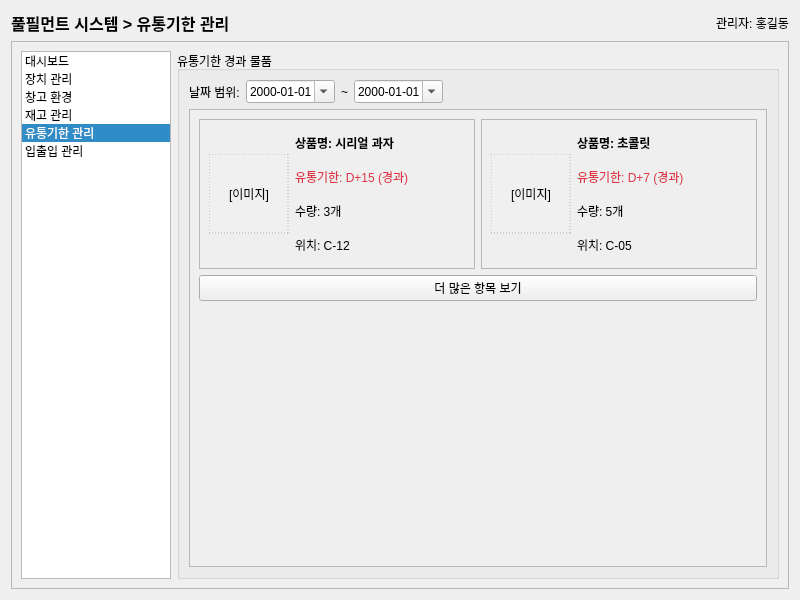
<?xml version="1.0" encoding="UTF-8"?>
<ui version="4.0">
 <class>ExpiryManagement</class>
 <widget class="QWidget" name="ExpiryManagement">
  <property name="geometry">
   <rect>
    <x>0</x>
    <y>0</y>
    <width>800</width>
    <height>600</height>
   </rect>
  </property>
  <property name="windowTitle">
   <string>풀필먼트 시스템 - 유통기한 관리</string>
  </property>
  <layout class="QVBoxLayout" name="verticalLayout">
   <item>
    <layout class="QHBoxLayout" name="headerLayout">
     <item>
      <widget class="QLabel" name="titleLabel">
       <property name="font">
        <font>
         <pointsize>12</pointsize>
         <bold>true</bold>
        </font>
       </property>
       <property name="text">
        <string>풀필먼트 시스템 > 유통기한 관리</string>
       </property>
      </widget>
     </item>
     <item>
      <spacer name="horizontalSpacer">
       <property name="orientation">
        <enum>Qt::Horizontal</enum>
       </property>
       <property name="sizeHint" stdset="0">
        <size>
         <width>40</width>
         <height>20</height>
        </size>
       </property>
      </spacer>
     </item>
     <item>
      <widget class="QLabel" name="adminLabel">
       <property name="text">
        <string>관리자: 홍길동</string>
       </property>
      </widget>
     </item>
    </layout>
   </item>
   <item>
    <widget class="QFrame" name="mainFrame">
     <property name="frameShape">
      <enum>QFrame::StyledPanel</enum>
     </property>
     <property name="frameShadow">
      <enum>QFrame::Raised</enum>
     </property>
     <layout class="QHBoxLayout" name="horizontalLayout">
      <item>
       <widget class="QListWidget" name="menuList">
        <property name="maximumSize">
         <size>
          <width>150</width>
          <height>16777215</height>
         </size>
        </property>
        <property name="currentRow">
         <number>4</number>
        </property>
        <item>
         <property name="text">
          <string>대시보드</string>
         </property>
        </item>
        <item>
         <property name="text">
          <string>장치 관리</string>
         </property>
        </item>
        <item>
         <property name="text">
          <string>창고 환경</string>
         </property>
        </item>
        <item>
         <property name="text">
          <string>재고 관리</string>
         </property>
        </item>
        <item>
         <property name="text">
          <string>유통기한 관리</string>
         </property>
        </item>
        <item>
         <property name="text">
          <string>입출입 관리</string>
         </property>
        </item>
       </widget>
      </item>
      <item>
       <layout class="QVBoxLayout" name="contentLayout">
        <item>
         <widget class="QGroupBox" name="expiredItemsGroup">
          <property name="title">
           <string>유통기한 경과 물품</string>
          </property>
          <layout class="QVBoxLayout" name="verticalLayout_2">
           <item>
            <layout class="QHBoxLayout" name="dateRangeLayout">
             <item>
              <widget class="QLabel" name="dateRangeLabel">
               <property name="text">
                <string>날짜 범위:</string>
               </property>
              </widget>
             </item>
             <item>
              <widget class="QDateEdit" name="startDateEdit">
               <property name="displayFormat">
                <string>yyyy-MM-dd</string>
               </property>
               <property name="calendarPopup">
                <bool>true</bool>
               </property>
              </widget>
             </item>
             <item>
              <widget class="QLabel" name="tildeLabel">
               <property name="text">
                <string>~</string>
               </property>
              </widget>
             </item>
             <item>
              <widget class="QDateEdit" name="endDateEdit">
               <property name="displayFormat">
                <string>yyyy-MM-dd</string>
               </property>
               <property name="calendarPopup">
                <bool>true</bool>
               </property>
              </widget>
             </item>
             <item>
              <spacer name="horizontalSpacer_2">
               <property name="orientation">
                <enum>Qt::Horizontal</enum>
               </property>
               <property name="sizeHint" stdset="0">
                <size>
                 <width>40</width>
                 <height>20</height>
                </size>
               </property>
              </spacer>
             </item>
            </layout>
           </item>
           <item>
            <widget class="QScrollArea" name="scrollArea">
             <property name="widgetResizable">
              <bool>true</bool>
             </property>
             <widget class="QWidget" name="scrollAreaWidgetContents">
              <property name="geometry">
               <rect>
                <x>0</x>
                <y>0</y>
                <width>598</width>
                <height>417</height>
               </rect>
              </property>
              <layout class="QVBoxLayout" name="verticalLayout_3">
               <item>
                <layout class="QHBoxLayout" name="productRow1">
                 <item>
                  <widget class="QFrame" name="productCard1">
                   <property name="minimumSize">
                    <size>
                     <width>0</width>
                     <height>150</height>
                    </size>
                   </property>
                   <property name="frameShape">
                    <enum>QFrame::StyledPanel</enum>
                   </property>
                   <property name="frameShadow">
                    <enum>QFrame::Raised</enum>
                   </property>
                   <layout class="QHBoxLayout" name="horizontalLayout_2">
                    <item>
                     <widget class="QLabel" name="productImage1">
                      <property name="minimumSize">
                       <size>
                        <width>80</width>
                        <height>80</height>
                       </size>
                      </property>
                      <property name="maximumSize">
                       <size>
                        <width>80</width>
                        <height>80</height>
                       </size>
                      </property>
                      <property name="styleSheet">
                       <string notr="true">background-color: #f0f0f0; border: 1px dashed #aaa;</string>
                      </property>
                      <property name="text">
                       <string>[이미지]</string>
                      </property>
                      <property name="alignment">
                       <set>Qt::AlignCenter</set>
                      </property>
                     </widget>
                    </item>
                    <item>
                     <layout class="QVBoxLayout" name="productInfo1">
                      <item>
                       <widget class="QLabel" name="productName1">
                        <property name="font">
                         <font>
                          <bold>true</bold>
                         </font>
                        </property>
                        <property name="text">
                         <string>상품명: 시리얼 과자</string>
                        </property>
                       </widget>
                      </item>
                      <item>
                       <widget class="QLabel" name="productExpiry1">
                        <property name="styleSheet">
                         <string notr="true">color: #dc3545;</string>
                        </property>
                        <property name="text">
                         <string>유통기한: D+15 (경과)</string>
                        </property>
                       </widget>
                      </item>
                      <item>
                       <widget class="QLabel" name="productQuantity1">
                        <property name="text">
                         <string>수량: 3개</string>
                        </property>
                       </widget>
                      </item>
                      <item>
                       <widget class="QLabel" name="productLocation1">
                        <property name="text">
                         <string>위치: C-12</string>
                        </property>
                       </widget>
                      </item>
                     </layout>
                    </item>
                   </layout>
                  </widget>
                 </item>
                 <item>
                  <widget class="QFrame" name="productCard2">
                   <property name="minimumSize">
                    <size>
                     <width>0</width>
                     <height>150</height>
                    </size>
                   </property>
                   <property name="frameShape">
                    <enum>QFrame::StyledPanel</enum>
                   </property>
                   <property name="frameShadow">
                    <enum>QFrame::Raised</enum>
                   </property>
                   <layout class="QHBoxLayout" name="horizontalLayout_3">
                    <item>
                     <widget class="QLabel" name="productImage2">
                      <property name="minimumSize">
                       <size>
                        <width>80</width>
                        <height>80</height>
                       </size>
                      </property>
                      <property name="maximumSize">
                       <size>
                        <width>80</width>
                        <height>80</height>
                       </size>
                      </property>
                      <property name="styleSheet">
                       <string notr="true">background-color: #f0f0f0; border: 1px dashed #aaa;</string>
                      </property>
                      <property name="text">
                       <string>[이미지]</string>
                      </property>
                      <property name="alignment">
                       <set>Qt::AlignCenter</set>
                      </property>
                     </widget>
                    </item>
                    <item>
                     <layout class="QVBoxLayout" name="productInfo2">
                      <item>
                       <widget class="QLabel" name="productName2">
                        <property name="font">
                         <font>
                          <bold>true</bold>
                         </font>
                        </property>
                        <property name="text">
                         <string>상품명: 초콜릿</string>
                        </property>
                       </widget>
                      </item>
                      <item>
                       <widget class="QLabel" name="productExpiry2">
                        <property name="styleSheet">
                         <string notr="true">color: #dc3545;</string>
                        </property>
                        <property name="text">
                         <string>유통기한: D+7 (경과)</string>
                        </property>
                       </widget>
                      </item>
                      <item>
                       <widget class="QLabel" name="productQuantity2">
                        <property name="text">
                         <string>수량: 5개</string>
                        </property>
                       </widget>
                      </item>
                      <item>
                       <widget class="QLabel" name="productLocation2">
                        <property name="text">
                         <string>위치: C-05</string>
                        </property>
                       </widget>
                      </item>
                     </layout>
                    </item>
                   </layout>
                  </widget>
                 </item>
                </layout>
               </item>
               <item>
                <widget class="QPushButton" name="moreItemsButton">
                 <property name="text">
                  <string>더 많은 항목 보기</string>
                 </property>
                </widget>
               </item>
               <item>
                <spacer name="verticalSpacer">
                 <property name="orientation">
                  <enum>Qt::Vertical</enum>
                 </property>
                 <property name="sizeHint" stdset="0">
                  <size>
                   <width>20</width>
                   <height>40</height>
                  </size>
                 </property>
                </spacer>
               </item>
              </layout>
             </widget>
            </widget>
           </item>
          </layout>
         </widget>
        </item>
       </layout>
      </item>
     </layout>
    </widget>
   </item>
  </layout>
 </widget>
 <resources/>
 <connections/>
</ui>
